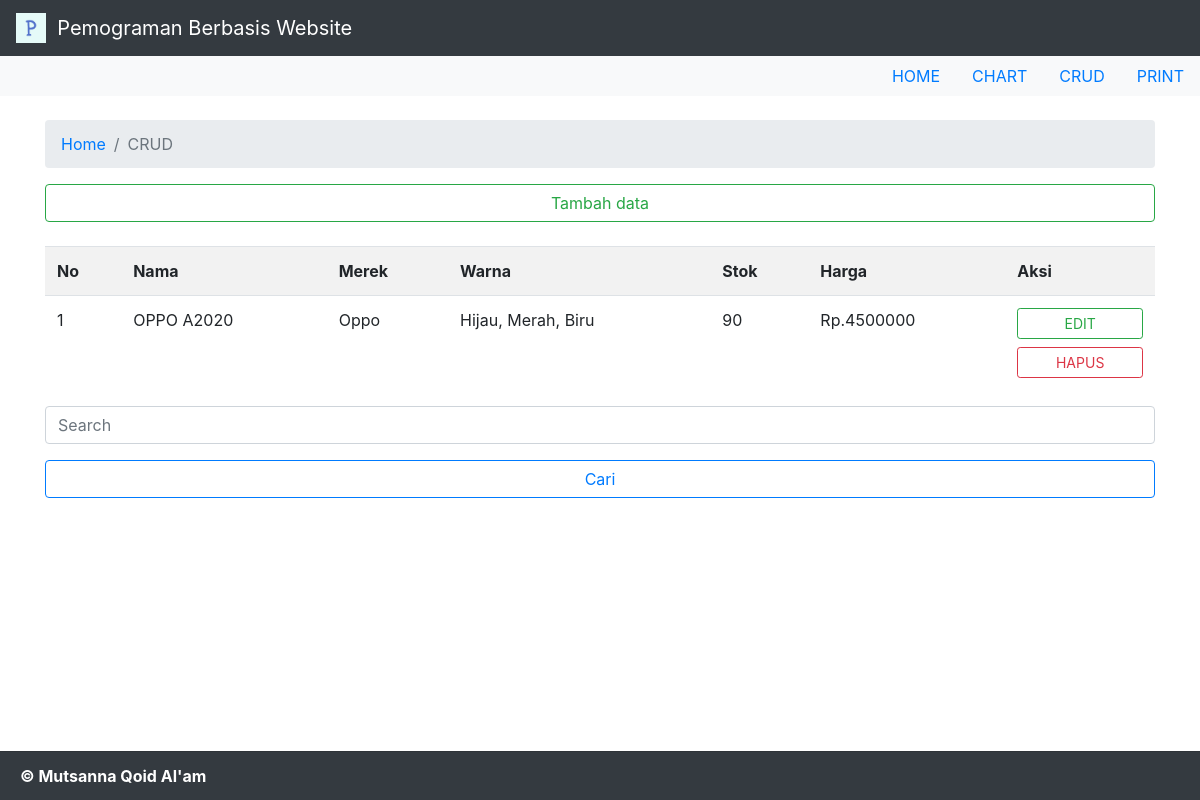
The app's page /page/crud_cari.php?cari=Oppo (signed in) with its own data.
### tables this page shows
CREATE TABLE `data_hp` (
  `id_hp` int(5) NOT NULL,
  `merek` varchar(20) NOT NULL,
  `nama` varchar(20) NOT NULL,
  `warna` varchar(20) NOT NULL,
  `stok` int(11) NOT NULL,
  `harga` int(15) NOT NULL,
  `foto` blob NOT NULL
);

### page/crud_cari.php (the view, shortened to what this page needs)
<!DOCTYPE html>
<html>
    <head>
	    <link rel="stylesheet" href="https://stackpath.bootstrapcdn.com/bootstrap/4.4.1/css/bootstrap.min.css">
        <link href="https://stackpath.bootstrapcdn.com/font-awesome/4.7.0/css/font-awesome.min.css" rel="stylesheet">
    </head>
    <body>
    <nav class="navbar navbar-dark bg-dark">
        <a class="navbar-brand" href="#">
        <img src="../img/p.png" width="30" height="30" class="d-inline-block align-top" alt="">
            &nbsp;Pemograman Berbasis Website
        </a>
    </nav>
    <ul class="nav justify-content-end bg-light">
        <li class="nav-item">
            <a class="nav-link" href="../index.php">HOME</a>
        </li>
        <li class="nav-item">
            <a class="nav-link" href="chart.php">CHART</a>
        </li>
        <li class="nav-item">
            <a class="nav-link" href="crud.php">CRUD</a>
        </li>
        <li class="nav-item">
            <a class="nav-link" href="cetak.php">PRINT</a>
        </li>
    </ul>
    <br>
    <div class="container">
    <nav aria-label="breadcrumb">
        <ol class="breadcrumb">
            <li class="breadcrumb-item"><a href="../index.php">Home</a></li>
            <li class="breadcrumb-item active" aria-current="page">CRUD</li>
        </ol>
    </nav>
    <a href="tambah.php" class="btn btn-outline-success btn-block">Tambah data</a>
    <br>
        <table class="table table-striped">
            <tr>
                <th>No</th>
                <th>Nama</th>
                <th>Merek</th>
                <th>Warna </th>
                <th>Stok</th>
                <th>Harga</th>
                <th>Aksi</th>
            </tr>
            <?php
                $cari = $_GET['cari'];
                include '../config/config.php';
                $query = "SELECT * FROM data_hp WHERE merek like '%$cari%' or nama like '%$cari%' or harga like '%$cari%'";
                $result = mysqli_query($koneksi,$query);
            $no =1;
                while($data_hp = mysqli_fetch_array($result)) {
            ?>
                    <tr>
                        <td><?php echo $no++; ?></td>
                        <td><?php echo $data_hp['nama']; ?></td>
                        <td><?php echo $data_hp['merek']; ?></td>
                        <td><?php echo $data_hp['warna']; ?></td>
                        <td><?php echo $data_hp['stok']; ?></td>
                        <td>Rp.<?php echo $data_hp['harga']; ?></td>
                        <td>
					        <a class="btn btn-outline-success btn-sm btn-block" href="ubah.php?id=<?php echo $data_hp['id_hp']; ?>">EDIT</a>
					        <a class="btn btn-outline-danger btn-sm btn-block"href="../config/hapus.php?id=<?php echo $data_hp['id_hp']; ?>">HAPUS</a>
				        </td>
            <?php
                }
            ?>
        </table>
        <form method="post" action="crud_cari.php">
        <div class="form-group">
            <input class="form-control" name="cari" type="text" placeholder="Search">
        </div>
        <div class="form-group">
        <button type="submit" class="btn btn-outline-primary btn-block">Cari</button>
        </div>
        </form>
        <br>
        <br>
        <br>
        </div>
        <?php include('../content/footer.php');?>
    </body>
</html>

### records on screen
data_hp: nama "OPPO A2020", merek "Oppo", warna "Hijau, Merah, Biru", stok "90", harga "4500000"
